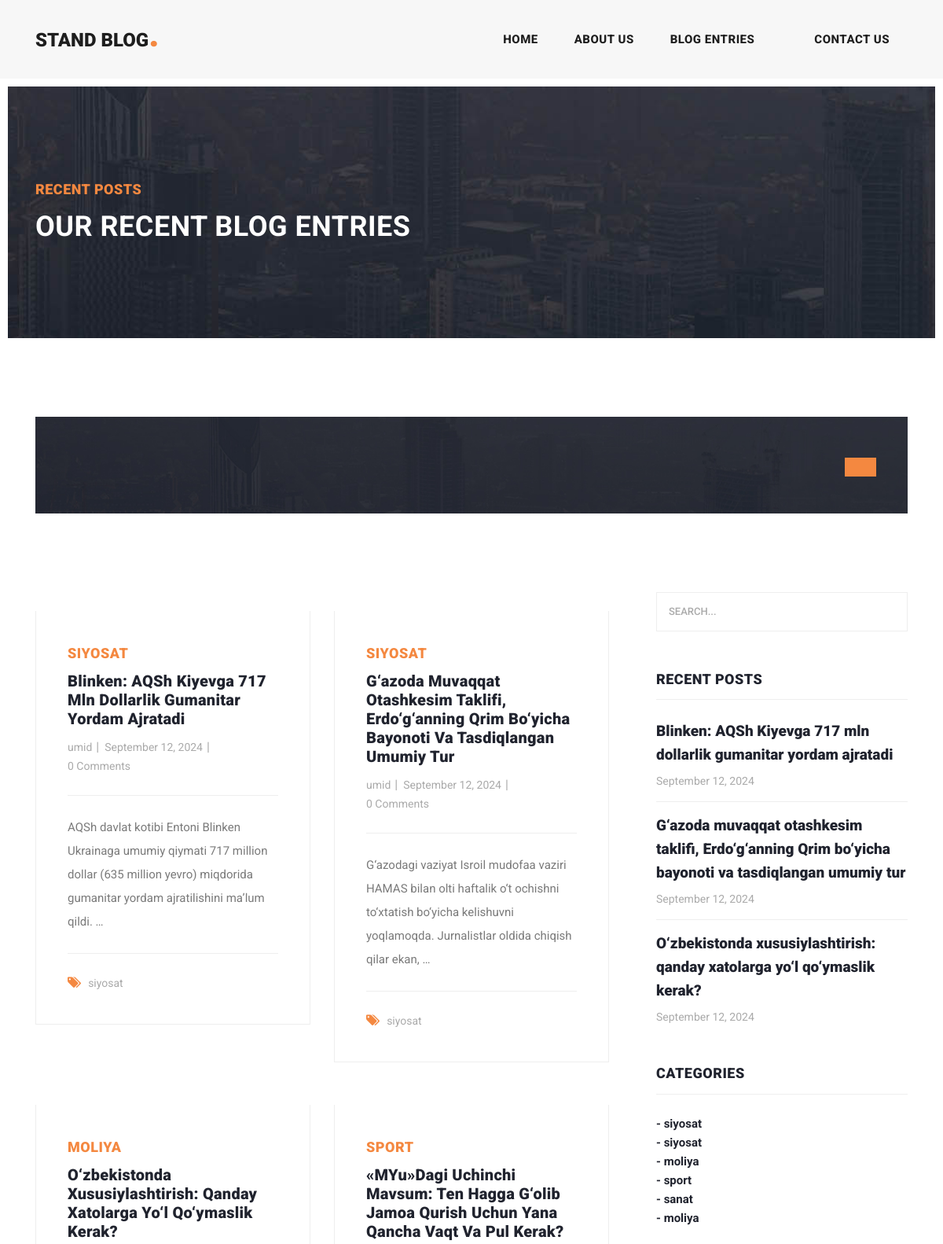
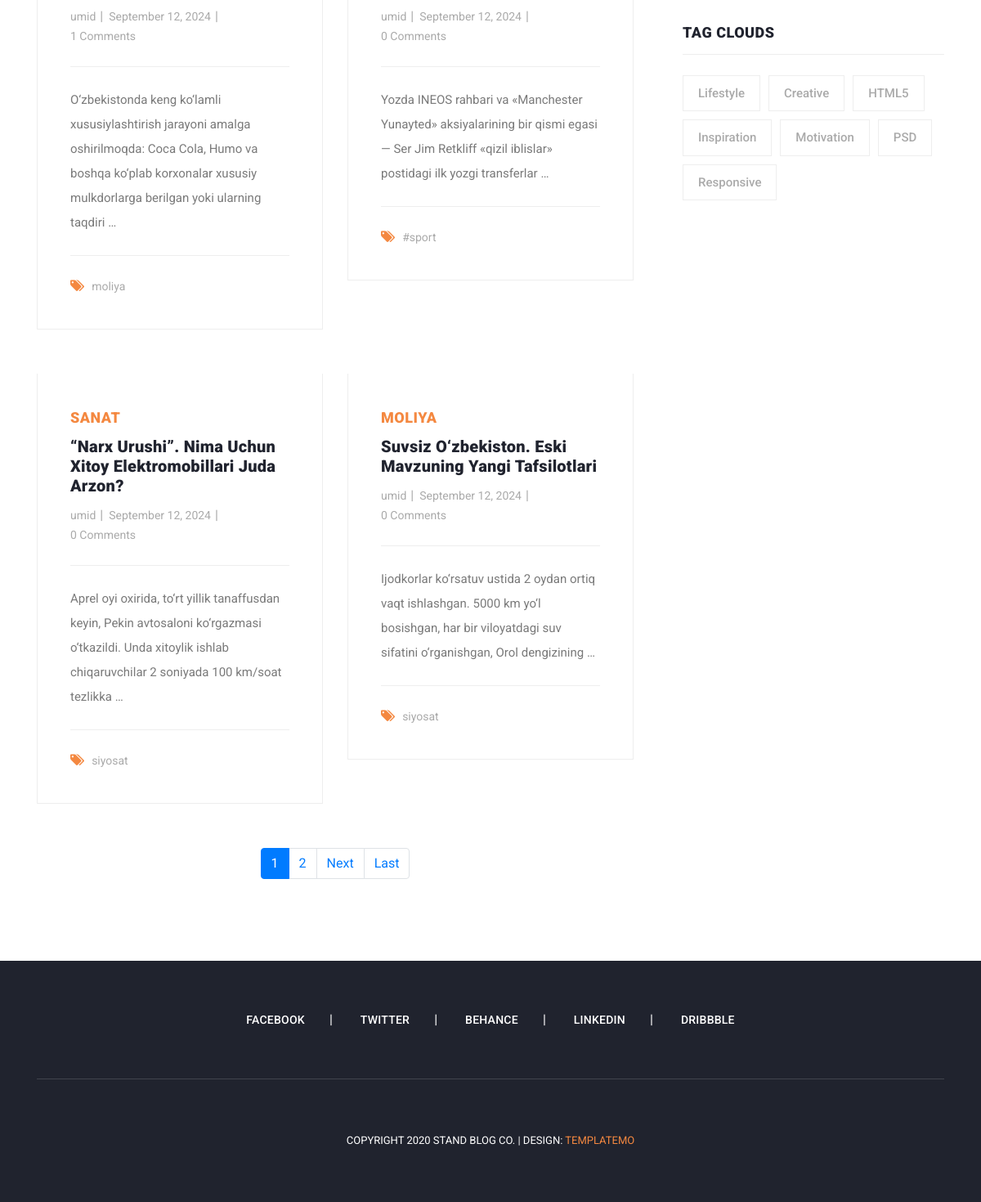
Screenshot of /blog/ with the database file from the repository (2 pictures, top to bottom).
### pages/models.py (models this page shows, shortened)
class Post(models.Model):
    title = models.CharField(max_length=100)
    body = models.TextField()
    category = models.ForeignKey(Category, on_delete=models.CASCADE)
    author = models.ForeignKey(User, on_delete=models.CASCADE)
    photo = models.ImageField(upload_to='photos/')
    date = models.DateTimeField(auto_now_add=True)
    hashtags = models.ManyToManyField('Hashtag', blank=True)

class Category(models.Model):
    name = models.CharField(max_length=100)
    def __str__(self):
        return self.name

class Hashtag(models.Model):
    name = models.CharField(max_length=100)
    def __str__(self):
        return self.name

### pages/views.py (the view)
# urls.py: path('blog/', BlogPageView.as_view(), name='blog'),
class BlogPageView(ListView):
    model = Post
    template_name = 'blog.html'
    context_object_name = 'posts'  # Blog sahifasidagi postlar
    ordering = ['-date']  # Yangilanish tartibi
    paginate_by = 6

### templates/blog.html (shortened to what this page needs)
{% extends 'base.html' %}
{% load static %}
{% block content %}
    <div class="heading-page header-text">
        <section class="page-heading">
            <div class="container">
                <div class="row">
                    <div class="col-lg-12">
                        <div class="text-content">
                            <h4>Recent Posts</h4>
                            <h2>Our Recent Blog Entries</h2>
                        </div>
                    </div>
                </div>
            </div>
        </section>
    </div>
    <section class="call-to-action">
        <div class="container">
            <div class="row">
                <div class="col-lg-12">
                    <div class="main-content">
                        <div class="row">
                            <div class="col-lg-8">
                            </div>
                            <div class="col-lg-4">
                                <div class="main-button">
                                    <a href="" target="_parent"></a>
                                </div>
                            </div>
                        </div>
                    </div>
                </div>
            </div>
        </div>
    </section>
    <section class="blog-posts grid-system">
        <div class="container">
            <div class="row">
                <div class="col-lg-8">
                    <div class="all-blog-posts">
                        <div class="row">
                            {% for post in posts %}
                                <div class="col-lg-6">
                                    <div class="blog-post">
                                        <div class="blog-thumb">
                                        </div>
                                        <div class="down-content">
                                            <span>{{ post.category }}</span>
                                            <a href="{% url 'post_detail' pk=post.pk %}">
                                                <h4>{{ post.title }}</h4>
                                            </a>
                                            <ul class="post-info">
                                                <li><a href="#">{{ post.author.username }}</a></li>
                                                <li><a href="#">{{ post.date|date:"F j, Y" }}</a></li>
                                                <li><a href="#">{{ post.comments.count }} Comments</a></li>
                                            </ul>
                                            <p>{{ post.body|truncatewords:20 }}</p>
                                            <div class="post-options">
                                                <div class="row">
                                                    <div class="col-lg-12">
                                                        <ul class="post-tags">
                                                            <li><i class="fa fa-tags"></i></li>
                                                            <li><a href="#">{{ post.hashtags.all|join:", " }}</a></li>
                                                        </ul>
                                                    </div>
                                                </div>
                                            </div>
                                        </div>
                                    </div>
                                </div>
                            {% endfor %}
                            <div class="col-lg-12 mt-4">
                                <nav aria-label="Page navigation">
                                    <ul class="pagination justify-content-center">
                                        {% for num in page_obj.paginator.page_range %}
                                            {% if num == page_obj.number %}
                                                <li class="page-item active" aria-current="page">
                                                    <span class="page-link">{{ num }}</span>
                                                </li>
                                            {% else %}
                                                <li class="page-item">
                                                    <a class="page-link"
                                                       href="?page={{ num }}&q={{ request.GET.q }}">{{ num }}</a>
                                                </li>
                                            {% endif %}
                                        {% endfor %}
                                        {% if page_obj.has_next %}
                                            <li class="page-item">
                                                <a class="page-link"
                                                   href="?page={{ page_obj.next_page_number }}&q={{ request.GET.q }}"
                                                   aria-label="Next">Next</a>
                                            </li>
                                            <li class="page-item">
                                                <a class="page-link"
                                                   href="?page={{ page_obj.paginator.num_pages }}&q={{ request.GET.q }}"
                                                   aria-label="Last">Last</a>
                                            </li>
                                        {% endif %}
                                    </ul>
                                </nav>
                            </div>
                        </div>
                    </div>
                </div>
                <div class="col-lg-4">
                    <div class="sidebar">
                        <div class="row">
                            <div class="col-lg-12">
                                <div class="sidebar-item search">
                                    <form method="GET" action="{% url 'search' %}">
                                        <input type="text" name="q" placeholder="Search..." value="{{ request.GET.q }}">
                                    </form>
                                </div>
                            </div>
                            <div class="col-lg-12">
                                <div class="sidebar-item recent-posts">
                                    <div class="sidebar-heading">
                                        <h2>Recent Posts</h2>
                                    </div>
                                    <div class="content">
                                        <ul>
                                            {% for recent_post in posts|slice:":3" %}
                                                <li>
                                                    <a href="{% url 'post_detail' pk=recent_post.pk %}">
                                                        <h5>{{ recent_post.title }}</h5>
                                                        <span>{{ recent_post.date|date:"F j, Y" }}</span>
                                                    </a>
                                                </li>
                                            {% endfor %}
                                        </ul>
                                    </div>
                                </div>
                            </div>
                            <div class="col-lg-12">
                                <div class="sidebar-item categories">
                                    <div class="sidebar-heading">
                                        <h2>Categories</h2>
                                    </div>
                                    {% for post in posts %}
                                        <div class="content">
                                            <ul>
                                                <li><a href="#">- {{ post.category }}</a></li>
                                            </ul>
                                        </div>
                                    {% endfor %}
                                </div>
                            </div>
                            <div class="col-lg-12">
                                <div class="sidebar-item tags">
                                    <div class="sidebar-heading">
                                        <h2>Tag Clouds</h2>
                                    </div>
                                    <div class="content">
                                        <ul>
                                            <li><a href="#">Lifestyle</a></li>
                                            <li><a href="#">Creative</a></li>
                                            <li><a href="#">HTML5</a></li>
                                            <li><a href="#">Inspiration</a></li>
                                            <li><a href="#">Motivation</a></li>
                                            <li><a href="#">PSD</a></li>
                                            <li><a href="#">Responsive</a></li>
                                        </ul>
                                    </div>
                                </div>
                            </div>
                        </div>
                    </div>
                </div>
            </div>
        </div>
    </section>
{% endblock content %}

### templates/base.html (shortened to what this page needs)
{% load static %}
<!DOCTYPE html>
<html lang="en">
  <head>
    <link href="/static/vendor/bootstrap/css/bootstrap.min.css" rel="stylesheet">
    <link rel="stylesheet" href="/static/assets/css/fontawesome.css">
    <link rel="stylesheet" href="/static/assets/css/templatemo-stand-blog.css">
    <link rel="stylesheet" href="/static/assets/css/owl.css">
  </head>
  <body>
    <header class="">
      <nav class="navbar navbar-expand-lg">
        <div class="container">
          <a class="navbar-brand" href="{% url 'index' %}"><h2>Stand Blog<em>.</em></h2></a>
          <div class="collapse navbar-collapse" id="navbarResponsive">
            <ul class="navbar-nav ml-auto">
              <li class="nav-item">
                <a class="nav-link" href="{% url 'index' %}">Home
                </a>
              </li>
              <li class="nav-item">
                <a class="nav-link" href="{% url 'about' %}">About Us</a>
              </li>
              <li class="nav-item">
                <a class="nav-link" href="{% url 'blog' %}">Blog Entries</a>
              </li>
              <li class="nav-item">
                <a class="nav-link" href="{% url 'contact' %}">Contact Us</a>
              </li>
            </ul>
          </div>
        </div>
      </nav>
    </header>
  {% block content %}
  {% endblock content %}
    <footer>
      <div class="container">
        <div class="row">
          <div class="col-lg-12">
            <ul class="social-icons">
              <li><a href="#">Facebook</a></li>
              <li><a href="#">Twitter</a></li>
              <li><a href="#">Behance</a></li>
              <li><a href="#">Linkedin</a></li>
              <li><a href="#">Dribbble</a></li>
            </ul>
          </div>
          <div class="col-lg-12">
            <div class="copyright-text">
              <p>Copyright 2020 Stand Blog Co.
                 | Design: <a rel="nofollow" href="https://templatemo.com" target="_parent">TemplateMo</a></p>
            </div>
          </div>
        </div>
      </div>
    </footer>
  </body>
</html>

### rows the page displays
Post: category "SIYOSAT", title "Blinken: AQSh Kiyevga 717 Mln Dollarlik Gumanitar Yordam Ajratadi", author.username "umid", date "September 12, 2024", comments.count "0", body "AQSh davlat kotibi Entoni Blinken Ukrainaga umumiy qiymati 717 million dollar (635 million yevro) miqdorida gumanitar yordam ajratilishini ma’lum qildi. …", hashtags.all "siyosat", title "Blinken: AQSh Kiyevga 717 mln dollarlik gumanitar yordam ajratadi", category "siyosat"
Post: category "SIYOSAT", title "G‘azoda Muvaqqat Otashkesim Taklifi, Erdo‘g‘anning Qrim Bo‘yicha Bayonoti Va Tasdiqlangan Umumiy Tur", author.username "umid", date "September 12, 2024", comments.count "0", body "G‘azodagi vaziyat Isroil mudofaa vaziri HAMAS bilan olti haftalik o‘t ochishni to‘xtatish bo‘yicha kelishuvni yoqlamoqda. Jurnalistlar oldida chiqish qilar ekan, …", hashtags.all "siyosat", title "G‘azoda muvaqqat otashkesim taklifi, Erdo‘g‘anning Qrim bo‘yicha bayonoti va tasdiqlangan umumiy tur", category "siyosat"
Post: category "MOLIYA", title "O‘zbekistonda Xususiylashtirish: Qanday Xatolarga Yo‘l Qo‘ymaslik Kerak?", author.username "umid", date "September 12, 2024", comments.count "1", body "O‘zbekistonda keng ko‘lamli xususiylashtirish jarayoni amalga oshirilmoqda: Coca Cola, Humo va boshqa ko‘plab korxonalar xususiy mulkdorlarga berilgan yoki ularning taqdiri …", hashtags.all "moliya", title "O‘zbekistonda xususiylashtirish: qanday xatolarga yo‘l qo‘ymaslik kerak?", category "moliya"
Post: category "SPORT", title "«MYu»dagi Uchinchi Mavsum: Ten Hagga G‘olib Jamoa Qurish Uchun Yana Qancha Vaqt Va Pul Kerak?", author.username "umid", date "September 12, 2024", comments.count "0", body "Yozda INEOS rahbari va «Manchester Yunayted» aksiyalarining bir qismi egasi — Ser Jim Retkliff «qizil iblislar» postidagi ilk yozgi transferlar …", hashtags.all "#sport", category "sport"
Post: category "SANAT", title "“Narx Urushi”. Nima Uchun Xitoy Elektromobillari Juda Arzon?", author.username "umid", date "September 12, 2024", comments.count "0", body "Aprel oyi oxirida, to‘rt yillik tanaffusdan keyin, Pekin avtosaloni ko‘rgazmasi o‘tkazildi. Unda xitoylik ishlab chiqaruvchilar 2 soniyada 100 km/soat tezlikka …", hashtags.all "siyosat", category "sanat"
Post: category "MOLIYA", title "Suvsiz O‘zbekiston. Eski Mavzuning Yangi Tafsilotlari", author.username "umid", date "September 12, 2024", comments.count "0", body "Ijodkorlar ko‘rsatuv ustida 2 oydan ortiq vaqt ishlashgan. 5000 km yo‘l bosishgan, har bir viloyatdagi suv sifatini o‘rganishgan, Orol dengizining …", hashtags.all "siyosat", category "moliya"

### other values shown
{{ num }} "1"
{{ num }} "2"
